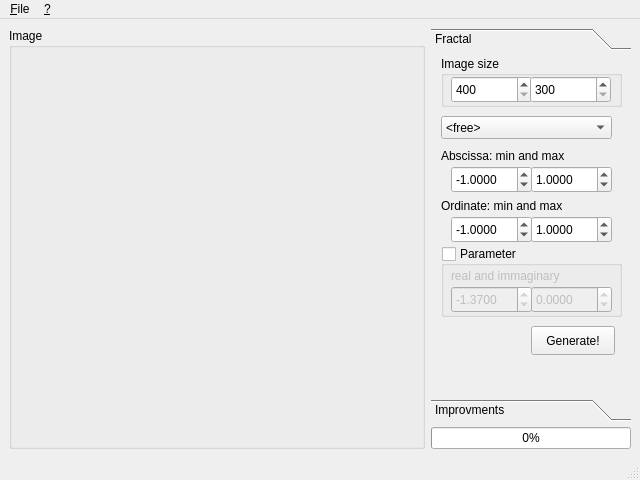
<?xml version="1.0" encoding="UTF-8"?>
<ui version="4.0">
 <class>MainWindow</class>
 <widget class="QMainWindow" name="MainWindow">
  <property name="geometry">
   <rect>
    <x>0</x>
    <y>0</y>
    <width>640</width>
    <height>480</height>
   </rect>
  </property>
  <property name="minimumSize">
   <size>
    <width>640</width>
    <height>480</height>
   </size>
  </property>
  <property name="windowTitle">
   <string>Fractals ;)</string>
  </property>
  <property name="windowIcon">
   <iconset resource="risorse.qrc">
    <normaloff>:/ico/icona.ico</normaloff>:/ico/icona.ico</iconset>
  </property>
  <widget class="QWidget" name="centralwidget">
   <layout class="QHBoxLayout">
    <property name="spacing">
     <number>6</number>
    </property>
    <property name="leftMargin">
     <number>9</number>
    </property>
    <property name="topMargin">
     <number>9</number>
    </property>
    <property name="rightMargin">
     <number>9</number>
    </property>
    <property name="bottomMargin">
     <number>9</number>
    </property>
    <item>
     <widget class="QGroupBox" name="frame">
      <property name="sizePolicy">
       <sizepolicy hsizetype="Expanding" vsizetype="Expanding">
        <horstretch>0</horstretch>
        <verstretch>0</verstretch>
       </sizepolicy>
      </property>
      <property name="title">
       <string>Image</string>
      </property>
      <layout class="QVBoxLayout">
       <property name="spacing">
        <number>6</number>
       </property>
       <property name="leftMargin">
        <number>9</number>
       </property>
       <property name="topMargin">
        <number>9</number>
       </property>
       <property name="rightMargin">
        <number>9</number>
       </property>
       <property name="bottomMargin">
        <number>9</number>
       </property>
      </layout>
     </widget>
    </item>
    <item>
     <layout class="QVBoxLayout">
      <property name="spacing">
       <number>6</number>
      </property>
      <property name="leftMargin">
       <number>0</number>
      </property>
      <property name="topMargin">
       <number>0</number>
      </property>
      <property name="rightMargin">
       <number>0</number>
      </property>
      <property name="bottomMargin">
       <number>0</number>
      </property>
      <item>
       <widget class="QToolBox" name="toolBox">
        <property name="minimumSize">
         <size>
          <width>200</width>
          <height>16</height>
         </size>
        </property>
        <property name="maximumSize">
         <size>
          <width>200</width>
          <height>16777215</height>
         </size>
        </property>
        <property name="frameShape">
         <enum>QFrame::NoFrame</enum>
        </property>
        <property name="currentIndex">
         <number>0</number>
        </property>
        <widget class="QWidget" name="toolFrattali">
         <property name="geometry">
          <rect>
           <x>0</x>
           <y>0</y>
           <width>200</width>
           <height>341</height>
          </rect>
         </property>
         <attribute name="label">
          <string>Fractal</string>
         </attribute>
         <widget class="QDoubleSpinBox" name="frattaliYMin">
          <property name="geometry">
           <rect>
            <x>20</x>
            <y>160</y>
            <width>81</width>
            <height>27</height>
           </rect>
          </property>
          <property name="decimals">
           <number>4</number>
          </property>
          <property name="minimum">
           <double>-20.000000000000000</double>
          </property>
          <property name="maximum">
           <double>20.000000000000000</double>
          </property>
          <property name="singleStep">
           <double>0.100000000000000</double>
          </property>
          <property name="value">
           <double>-1.000000000000000</double>
          </property>
         </widget>
         <widget class="QDoubleSpinBox" name="frattaliYMax">
          <property name="geometry">
           <rect>
            <x>100</x>
            <y>160</y>
            <width>81</width>
            <height>27</height>
           </rect>
          </property>
          <property name="decimals">
           <number>4</number>
          </property>
          <property name="minimum">
           <double>-20.000000000000000</double>
          </property>
          <property name="maximum">
           <double>20.000000000000000</double>
          </property>
          <property name="singleStep">
           <double>0.100000000000000</double>
          </property>
          <property name="value">
           <double>1.000000000000000</double>
          </property>
         </widget>
         <widget class="QLabel" name="label_2">
          <property name="geometry">
           <rect>
            <x>10</x>
            <y>140</y>
            <width>186</width>
            <height>19</height>
           </rect>
          </property>
          <property name="text">
           <string>Ordinate: min and max</string>
          </property>
         </widget>
         <widget class="QDoubleSpinBox" name="frattaliXMax">
          <property name="geometry">
           <rect>
            <x>100</x>
            <y>110</y>
            <width>81</width>
            <height>27</height>
           </rect>
          </property>
          <property name="readOnly">
           <bool>false</bool>
          </property>
          <property name="decimals">
           <number>4</number>
          </property>
          <property name="minimum">
           <double>-20.000000000000000</double>
          </property>
          <property name="maximum">
           <double>20.000000000000000</double>
          </property>
          <property name="singleStep">
           <double>0.100000000000000</double>
          </property>
          <property name="value">
           <double>1.000000000000000</double>
          </property>
         </widget>
         <widget class="QComboBox" name="frattaliDefault">
          <property name="geometry">
           <rect>
            <x>10</x>
            <y>60</y>
            <width>171</width>
            <height>23</height>
           </rect>
          </property>
          <item>
           <property name="text">
            <string>&lt;free&gt;</string>
           </property>
          </item>
         </widget>
         <widget class="QDoubleSpinBox" name="frattaliXMin">
          <property name="geometry">
           <rect>
            <x>20</x>
            <y>110</y>
            <width>81</width>
            <height>27</height>
           </rect>
          </property>
          <property name="decimals">
           <number>4</number>
          </property>
          <property name="minimum">
           <double>-20.000000000000000</double>
          </property>
          <property name="maximum">
           <double>20.000000000000000</double>
          </property>
          <property name="singleStep">
           <double>0.100000000000000</double>
          </property>
          <property name="value">
           <double>-1.000000000000000</double>
          </property>
         </widget>
         <widget class="QGroupBox" name="groupBox">
          <property name="geometry">
           <rect>
            <x>10</x>
            <y>0</y>
            <width>181</width>
            <height>51</height>
           </rect>
          </property>
          <property name="title">
           <string>Image size</string>
          </property>
          <widget class="QSpinBox" name="imgWidth">
           <property name="geometry">
            <rect>
             <x>10</x>
             <y>20</y>
             <width>81</width>
             <height>27</height>
            </rect>
           </property>
           <property name="correctionMode">
            <enum>QAbstractSpinBox::CorrectToNearestValue</enum>
           </property>
           <property name="minimum">
            <number>400</number>
           </property>
           <property name="maximum">
            <number>1024</number>
           </property>
           <property name="singleStep">
            <number>10</number>
           </property>
          </widget>
          <widget class="QSpinBox" name="imgHeight">
           <property name="geometry">
            <rect>
             <x>89</x>
             <y>20</y>
             <width>81</width>
             <height>27</height>
            </rect>
           </property>
           <property name="correctionMode">
            <enum>QAbstractSpinBox::CorrectToNearestValue</enum>
           </property>
           <property name="minimum">
            <number>300</number>
           </property>
           <property name="maximum">
            <number>768</number>
           </property>
           <property name="singleStep">
            <number>10</number>
           </property>
          </widget>
         </widget>
         <widget class="QLabel" name="label">
          <property name="geometry">
           <rect>
            <x>10</x>
            <y>90</y>
            <width>179</width>
            <height>19</height>
           </rect>
          </property>
          <property name="text">
           <string>Abscissa: min and max</string>
          </property>
         </widget>
         <widget class="QGroupBox" name="frattaliC">
          <property name="geometry">
           <rect>
            <x>10</x>
            <y>190</y>
            <width>181</width>
            <height>71</height>
           </rect>
          </property>
          <property name="title">
           <string>Parameter</string>
          </property>
          <property name="checkable">
           <bool>true</bool>
          </property>
          <property name="checked">
           <bool>false</bool>
          </property>
          <widget class="QDoubleSpinBox" name="frattaliCI">
           <property name="geometry">
            <rect>
             <x>90</x>
             <y>40</y>
             <width>81</width>
             <height>27</height>
            </rect>
           </property>
           <property name="decimals">
            <number>4</number>
           </property>
           <property name="minimum">
            <double>-20.000000000000000</double>
           </property>
           <property name="maximum">
            <double>20.000000000000000</double>
           </property>
           <property name="singleStep">
            <double>0.010000000000000</double>
           </property>
          </widget>
          <widget class="QLabel" name="label_3">
           <property name="geometry">
            <rect>
             <x>10</x>
             <y>20</y>
             <width>161</width>
             <height>19</height>
            </rect>
           </property>
           <property name="text">
            <string>real and immaginary</string>
           </property>
          </widget>
          <widget class="QDoubleSpinBox" name="frattaliCR">
           <property name="geometry">
            <rect>
             <x>10</x>
             <y>40</y>
             <width>81</width>
             <height>27</height>
            </rect>
           </property>
           <property name="decimals">
            <number>4</number>
           </property>
           <property name="minimum">
            <double>-20.000000000000000</double>
           </property>
           <property name="maximum">
            <double>20.000000000000000</double>
           </property>
           <property name="singleStep">
            <double>0.010000000000000</double>
           </property>
           <property name="value">
            <double>-1.370000000000000</double>
           </property>
          </widget>
         </widget>
         <widget class="QPushButton" name="frattaliOk">
          <property name="geometry">
           <rect>
            <x>100</x>
            <y>270</y>
            <width>84</width>
            <height>29</height>
           </rect>
          </property>
          <property name="text">
           <string>Generate!</string>
          </property>
         </widget>
        </widget>
        <widget class="QWidget" name="page_4">
         <property name="geometry">
          <rect>
           <x>0</x>
           <y>0</y>
           <width>200</width>
           <height>341</height>
          </rect>
         </property>
         <attribute name="label">
          <string>Improvments</string>
         </attribute>
         <widget class="QGroupBox" name="aggColore">
          <property name="geometry">
           <rect>
            <x>10</x>
            <y>60</y>
            <width>181</width>
            <height>61</height>
           </rect>
          </property>
          <property name="title">
           <string>Color</string>
          </property>
          <property name="checkable">
           <bool>true</bool>
          </property>
          <property name="checked">
           <bool>false</bool>
          </property>
          <widget class="QComboBox" name="aggColoreSel">
           <property name="geometry">
            <rect>
             <x>10</x>
             <y>20</y>
             <width>161</width>
             <height>23</height>
            </rect>
           </property>
          </widget>
         </widget>
         <widget class="QGroupBox" name="aggCorrezioneGrigi">
          <property name="geometry">
           <rect>
            <x>10</x>
            <y>0</y>
            <width>181</width>
            <height>51</height>
           </rect>
          </property>
          <property name="title">
           <string>Gray corrections</string>
          </property>
          <property name="checkable">
           <bool>true</bool>
          </property>
          <property name="checked">
           <bool>false</bool>
          </property>
          <widget class="QLCDNumber" name="aggCorrezioneGrigiDisplay">
           <property name="geometry">
            <rect>
             <x>140</x>
             <y>20</y>
             <width>31</width>
             <height>23</height>
            </rect>
           </property>
           <property name="digitCount">
            <number>3</number>
           </property>
           <property name="segmentStyle">
            <enum>QLCDNumber::Outline</enum>
           </property>
           <property name="value" stdset="0">
            <double>1.000000000000000</double>
           </property>
           <property name="intValue" stdset="0">
            <number>1</number>
           </property>
          </widget>
          <widget class="QSlider" name="aggCorrezioneGrigiVal">
           <property name="geometry">
            <rect>
             <x>10</x>
             <y>20</y>
             <width>121</width>
             <height>25</height>
            </rect>
           </property>
           <property name="minimum">
            <number>1</number>
           </property>
           <property name="maximum">
            <number>100</number>
           </property>
           <property name="singleStep">
            <number>1</number>
           </property>
           <property name="orientation">
            <enum>Qt::Horizontal</enum>
           </property>
           <property name="tickPosition">
            <enum>QSlider::TicksBelow</enum>
           </property>
          </widget>
         </widget>
         <widget class="QGroupBox" name="treD">
          <property name="geometry">
           <rect>
            <x>10</x>
            <y>130</y>
            <width>181</width>
            <height>131</height>
           </rect>
          </property>
          <property name="title">
           <string>Range images</string>
          </property>
          <property name="checkable">
           <bool>true</bool>
          </property>
          <property name="checked">
           <bool>false</bool>
          </property>
          <widget class="QSpinBox" name="treDScalini">
           <property name="geometry">
            <rect>
             <x>40</x>
             <y>40</y>
             <width>61</width>
             <height>27</height>
            </rect>
           </property>
           <property name="buttonSymbols">
            <enum>QAbstractSpinBox::PlusMinus</enum>
           </property>
           <property name="maximum">
            <number>255</number>
           </property>
           <property name="value">
            <number>5</number>
           </property>
          </widget>
          <widget class="QSpinBox" name="treDAltezza">
           <property name="geometry">
            <rect>
             <x>110</x>
             <y>40</y>
             <width>61</width>
             <height>27</height>
            </rect>
           </property>
           <property name="buttonSymbols">
            <enum>QAbstractSpinBox::PlusMinus</enum>
           </property>
           <property name="minimum">
            <number>1</number>
           </property>
           <property name="maximum">
            <number>30</number>
           </property>
           <property name="value">
            <number>10</number>
           </property>
          </widget>
          <widget class="QSpinBox" name="treDR">
           <property name="geometry">
            <rect>
             <x>20</x>
             <y>90</y>
             <width>50</width>
             <height>27</height>
            </rect>
           </property>
           <property name="correctionMode">
            <enum>QAbstractSpinBox::CorrectToNearestValue</enum>
           </property>
           <property name="maximum">
            <number>255</number>
           </property>
           <property name="singleStep">
            <number>1</number>
           </property>
           <property name="value">
            <number>120</number>
           </property>
          </widget>
          <widget class="QSpinBox" name="treDG">
           <property name="geometry">
            <rect>
             <x>70</x>
             <y>90</y>
             <width>50</width>
             <height>27</height>
            </rect>
           </property>
           <property name="correctionMode">
            <enum>QAbstractSpinBox::CorrectToNearestValue</enum>
           </property>
           <property name="maximum">
            <number>255</number>
           </property>
           <property name="value">
            <number>120</number>
           </property>
          </widget>
          <widget class="QSpinBox" name="treDB">
           <property name="geometry">
            <rect>
             <x>120</x>
             <y>90</y>
             <width>50</width>
             <height>27</height>
            </rect>
           </property>
           <property name="correctionMode">
            <enum>QAbstractSpinBox::CorrectToNearestValue</enum>
           </property>
           <property name="maximum">
            <number>255</number>
           </property>
           <property name="value">
            <number>120</number>
           </property>
          </widget>
          <widget class="QLabel" name="label_4">
           <property name="geometry">
            <rect>
             <x>10</x>
             <y>20</y>
             <width>161</width>
             <height>19</height>
            </rect>
           </property>
           <property name="text">
            <string>Step and height</string>
           </property>
          </widget>
          <widget class="QLabel" name="label_5">
           <property name="geometry">
            <rect>
             <x>10</x>
             <y>70</y>
             <width>161</width>
             <height>19</height>
            </rect>
           </property>
           <property name="text">
            <string>Wall color (RGB)</string>
           </property>
          </widget>
         </widget>
         <widget class="QPushButton" name="aggApplica">
          <property name="geometry">
           <rect>
            <x>100</x>
            <y>270</y>
            <width>84</width>
            <height>29</height>
           </rect>
          </property>
          <property name="text">
           <string>Apply!</string>
          </property>
         </widget>
        </widget>
       </widget>
      </item>
      <item>
       <widget class="QProgressBar" name="progressBar">
        <property name="sizePolicy">
         <sizepolicy hsizetype="Minimum" vsizetype="Fixed">
          <horstretch>0</horstretch>
          <verstretch>0</verstretch>
         </sizepolicy>
        </property>
        <property name="value">
         <number>0</number>
        </property>
        <property name="orientation">
         <enum>Qt::Horizontal</enum>
        </property>
       </widget>
      </item>
     </layout>
    </item>
   </layout>
  </widget>
  <widget class="QMenuBar" name="menubar">
   <property name="geometry">
    <rect>
     <x>0</x>
     <y>0</y>
     <width>640</width>
     <height>20</height>
    </rect>
   </property>
   <widget class="QMenu" name="menuFile">
    <property name="title">
     <string>&amp;File</string>
    </property>
    <addaction name="action_Salva_immagine"/>
    <addaction name="separator"/>
    <addaction name="action_Esci"/>
   </widget>
   <widget class="QMenu" name="menu">
    <property name="title">
     <string>&amp;?</string>
    </property>
    <addaction name="action_About"/>
    <addaction name="actionAbout_Qt"/>
   </widget>
   <addaction name="menuFile"/>
   <addaction name="menu"/>
  </widget>
  <widget class="QStatusBar" name="statusbar"/>
  <action name="action_Salva_immagine">
   <property name="text">
    <string>&amp;Save image...</string>
   </property>
  </action>
  <action name="action_Esci">
   <property name="text">
    <string>&amp;Exit</string>
   </property>
  </action>
  <action name="action_About">
   <property name="text">
    <string>&amp;About</string>
   </property>
  </action>
  <action name="action_Help">
   <property name="text">
    <string>&amp;Help</string>
   </property>
   <property name="menuRole">
    <enum>QAction::AboutQtRole</enum>
   </property>
  </action>
  <action name="actionAbout_Qt">
   <property name="text">
    <string>About &amp;Qt</string>
   </property>
  </action>
 </widget>
 <tabstops>
  <tabstop>imgWidth</tabstop>
  <tabstop>imgHeight</tabstop>
  <tabstop>frattaliDefault</tabstop>
  <tabstop>frattaliXMin</tabstop>
  <tabstop>frattaliXMax</tabstop>
  <tabstop>frattaliYMin</tabstop>
  <tabstop>frattaliYMax</tabstop>
  <tabstop>frattaliCR</tabstop>
  <tabstop>aggCorrezioneGrigiVal</tabstop>
  <tabstop>aggColoreSel</tabstop>
  <tabstop>treDScalini</tabstop>
  <tabstop>treDAltezza</tabstop>
  <tabstop>treDR</tabstop>
  <tabstop>treDG</tabstop>
  <tabstop>treDB</tabstop>
  <tabstop>aggApplica</tabstop>
  <tabstop>frattaliOk</tabstop>
  <tabstop>frattaliCI</tabstop>
 </tabstops>
 <resources>
  <include location="risorse.qrc"/>
 </resources>
 <connections>
  <connection>
   <sender>aggCorrezioneGrigiVal</sender>
   <signal>valueChanged(int)</signal>
   <receiver>aggCorrezioneGrigiDisplay</receiver>
   <slot>display(int)</slot>
   <hints>
    <hint type="sourcelabel">
     <x>570</x>
     <y>85</y>
    </hint>
    <hint type="destinationlabel">
     <x>610</x>
     <y>83</y>
    </hint>
   </hints>
  </connection>
 </connections>
</ui>
